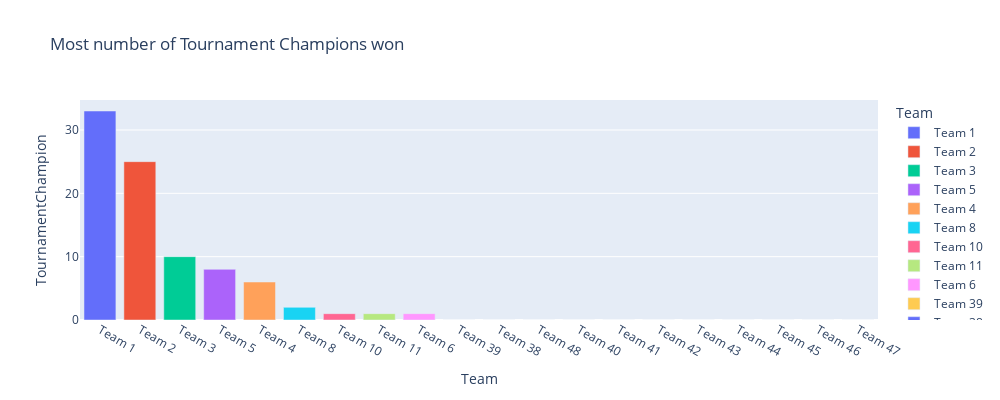

Notebook cell for this chart:
### Code cell
px.bar(x='Team',y = 'TournamentChampion',data_frame = top5_TournamentChampion,color='Team',
       title='Most number of Tournament Champions won',height=400,width=1000)

### Figure 1 — Plotly figure (JSON) as saved in the notebook; plotly's stock layout.template omitted (floating-point values rounded to 4 significant figures)
{"data": [{"alignmentgroup": "True", "hovertemplate": "Team=%{x}<br>TournamentChampion=%{y}<extra></extra>", "legendgroup": "Team 1", "marker": {"color": "#636efa"}, "name": "Team 1", "offsetgroup": "Team 1", "orientation": "v", "showlegend": true, "textposition": "auto", "type": "bar", "x": ["Team 1"], "xaxis": "x", "y": [33], "yaxis": "y"}, {"alignmentgroup": "True", "hovertemplate": "Team=%{x}<br>TournamentChampion=%{y}<extra></extra>", "legendgroup": "Team 2", "marker": {"color": "#EF553B"}, "name": "Team 2", "offsetgroup": "Team 2", "orientation": "v", "showlegend": true, "textposition": "auto", "type": "bar", "x": ["Team 2"], "xaxis": "x", "y": [25], "yaxis": "y"}, {"alignmentgroup": "True", "hovertemplate": "Team=%{x}<br>TournamentChampion=%{y}<extra></extra>", "legendgroup": "Team 3", "marker": {"color": "#00cc96"}, "name": "Team 3", "offsetgroup": "Team 3", "orientation": "v", "showlegend": true, "textposition": "auto", "type": "bar", "x": ["Team 3"], "xaxis": "x", "y": [10], "yaxis": "y"}, {"alignmentgroup": "True", "hovertemplate": "Team=%{x}<br>TournamentChampion=%{y}<extra></extra>", "legendgroup": "Team 5", "marker": {"color": "#ab63fa"}, "name": "Team 5", "offsetgroup": "Team 5", "orientation": "v", "showlegend": true, "textposition": "auto", "type": "bar", "x": ["Team 5"], "xaxis": "x", "y": [8], "yaxis": "y"}, {"alignmentgroup": "True", "hovertemplate": "Team=%{x}<br>TournamentChampion=%{y}<extra></extra>", "legendgroup": "Team 4", "marker": {"color": "#FFA15A"}, "name": "Team 4", "offsetgroup": "Team 4", "orientation": "v", "showlegend": true, "textposition": "auto", "type": "bar", "x": ["Team 4"], "xaxis": "x", "y": [6], "yaxis": "y"}, {"alignmentgroup": "True", "hovertemplate": "Team=%{x}<br>TournamentChampion=%{y}<extra></extra>", "legendgroup": "Team 8", "marker": {"color": "#19d3f3"}, "name": "Team 8", "offsetgroup": "Team 8", "orientation": "v", "showlegend": true, "textposition": "auto", "type": "bar", "x": ["Team 8"], "xaxis": "x", "y": [2], "yaxis": "y"}, {"alignmentgroup": "True", "hovertemplate": "Team=%{x}<br>TournamentChampion=%{y}<extra></extra>", "legendgroup": "Team 10", "marker": {"color": "#FF6692"}, "name": "Team 10", "offsetgroup": "Team 10", "orientation": "v", "showlegend": true, "textposition": "auto", "type": "bar", "x": ["Team 10"], "xaxis": "x", "y": [1], "yaxis": "y"}, {"alignmentgroup": "True", "hovertemplate": "Team=%{x}<br>TournamentChampion=%{y}<extra></extra>", "legendgroup": "Team 11", "marker": {"color": "#B6E880"}, "name": "Team 11", "offsetgroup": "Team 11", "orientation": "v", "showlegend": true, "textposition": "auto", "type": "bar", "x": ["Team 11"], "xaxis": "x", "y": [1], "yaxis": "y"}, {"alignmentgroup": "True", "hovertemplate": "Team=%{x}<br>TournamentChampion=%{y}<extra></extra>", "legendgroup": "Team 6", "marker": {"color": "#FF97FF"}, "name": "Team 6", "offsetgroup": "Team 6", "orientation": "v", "showlegend": true, "textposition": "auto", "type": "bar", "x": ["Team 6"], "xaxis": "x", "y": [1], "yaxis": "y"}, {"alignmentgroup": "True", "hovertemplate": "Team=%{x}<br>TournamentChampion=%{y}<extra></extra>", "legendgroup": "Team 39", "marker": {"color": "#FECB52"}, "name": "Team 39", "offsetgroup": "Team 39", "orientation": "v", "showlegend": true, "textposition": "auto", "type": "bar", "x": ["Team 39"], "xaxis": "x", "y": [0], "yaxis": "y"}, {"alignmentgroup": "True", "hovertemplate": "Team=%{x}<br>TournamentChampion=%{y}<extra></extra>", "legendgroup": "Team 38", "marker": {"color": "#636efa"}, "name": "Team 38", "offsetgroup": "Team 38", "orientation": "v", "showlegend": true, "textposition": "auto", "type": "bar", "x": ["Team 38"], "xaxis": "x", "y": [0], "yaxis": "y"}, {"alignmentgroup": "True", "hovertemplate": "Team=%{x}<br>TournamentChampion=%{y}<extra></extra>", "legendgroup": "Team 48", "marker": {"color": "#EF553B"}, "name": "Team 48", "offsetgroup": "Team 48", "orientation": "v", "showlegend": true, "textposition": "auto", "type": "bar", "x": ["Team 48"], "xaxis": "x", "y": [0], "yaxis": "y"}, {"alignmentgroup": "True", "hovertemplate": "Team=%{x}<br>TournamentChampion=%{y}<extra></extra>", "legendgroup": "Team 40", "marker": {"color": "#00cc96"}, "name": "Team 40", "offsetgroup": "Team 40", "orientation": "v", "showlegend": true, "textposition": "auto", "type": "bar", "x": ["Team 40"], "xaxis": "x", "y": [0], "yaxis": "y"}, {"alignmentgroup": "True", "hovertemplate": "Team=%{x}<br>TournamentChampion=%{y}<extra></extra>", "legendgroup": "Team 41", "marker": {"color": "#ab63fa"}, "name": "Team 41", "offsetgroup": "Team 41", "orientation": "v", "showlegend": true, "textposition": "auto", "type": "bar", "x": ["Team 41"], "xaxis": "x", "y": [0], "yaxis": "y"}, {"alignmentgroup": "True", "hovertemplate": "Team=%{x}<br>TournamentChampion=%{y}<extra></extra>", "legendgroup": "Team 42", "marker": {"color": "#FFA15A"}, "name": "Team 42", "offsetgroup": "Team 42", "orientation": "v", "showlegend": true, "textposition": "auto", "type": "bar", "x": ["Team 42"], "xaxis": "x", "y": [0], "yaxis": "y"}, {"alignmentgroup": "True", "hovertemplate": "Team=%{x}<br>TournamentChampion=%{y}<extra></extra>", "legendgroup": "Team 43", "marker": {"color": "#19d3f3"}, "name": "Team 43", "offsetgroup": "Team 43", "orientation": "v", "showlegend": true, "textposition": "auto", "type": "bar", "x": ["Team 43"], "xaxis": "x", "y": [0], "yaxis": "y"}, {"alignmentgroup": "True", "hovertemplate": "Team=%{x}<br>TournamentChampion=%{y}<extra></extra>", "legendgroup": "Team 44", "marker": {"color": "#FF6692"}, "name": "Team 44", "offsetgroup": "Team 44", "orientation": "v", "showlegend": true, "textposition": "auto", "type": "bar", "x": ["Team 44"], "xaxis": "x", "y": [0], "yaxis": "y"}, {"alignmentgroup": "True", "hovertemplate": "Team=%{x}<br>TournamentChampion=%{y}<extra></extra>", "legendgroup": "Team 45", "marker": {"color": "#B6E880"}, "name": "Team 45", "offsetgroup": "Team 45", "orientation": "v", "showlegend": true, "textposition": "auto", "type": "bar", "x": ["Team 45"], "xaxis": "x", "y": [0], "yaxis": "y"}, {"alignmentgroup": "True", "hovertemplate": "Team=%{x}<br>TournamentChampion=%{y}<extra></extra>", "legendgroup": "Team 46", "marker": {"color": "#FF97FF"}, "name": "Team 46", "offsetgroup": "Team 46", "orientation": "v", "showlegend": true, "textposition": "auto", "type": "bar", "x": ["Team 46"], "xaxis": "x", "y": [0], "yaxis": "y"}, {"alignmentgroup": "True", "hovertemplate": "Team=%{x}<br>TournamentChampion=%{y}<extra></extra>", "legendgroup": "Team 47", "marker": {"color": "#FECB52"}, "name": "Team 47", "offsetgroup": "Team 47", "orientation": "v", "showlegend": true, "textposition": "auto", "type": "bar", "x": ["Team 47"], "xaxis": "x", "y": [0], "yaxis": "y"}], "layout": {"barmode": "relative", "height": 400, "legend": {"title": {"text": "Team"}, "tracegroupgap": 0}, "title": {"text": "Most number of Tournament Champions won"}, "width": 1000, "xaxis": {"anchor": "y", "categoryarray": ["Team 1", "Team 2", "Team 3", "Team 5", "Team 4", "Team 8", "Team 10", "Team 11", "Team 6", "Team 39", "Team 38", "Team 48", "Team 40", "Team 41", "Team 42", "Team 43", "Team 44", "Team 45", "Team 46", "Team 47"], "categoryorder": "array", "domain": [0, 1], "title": {"text": "Team"}}, "yaxis": {"anchor": "x", "domain": [0, 1], "title": {"text": "TournamentChampion"}}}}
